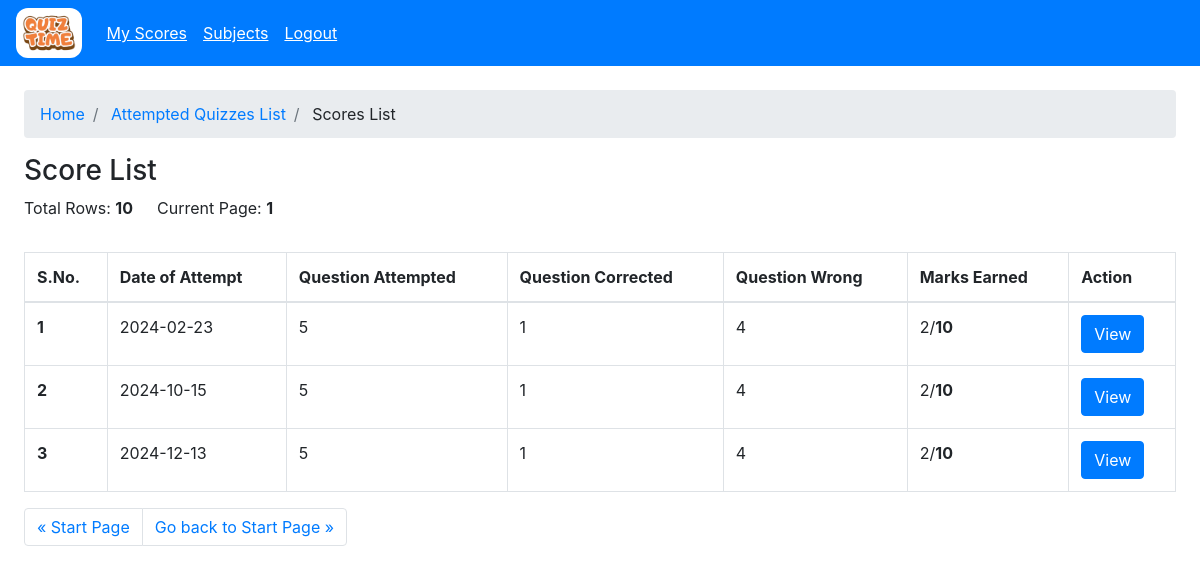
The app's page /user/attempted-quizzes/view?quiz_id=5cbc830b-1b03-4acb-b430-066d7fa63011 (signed in), older data.
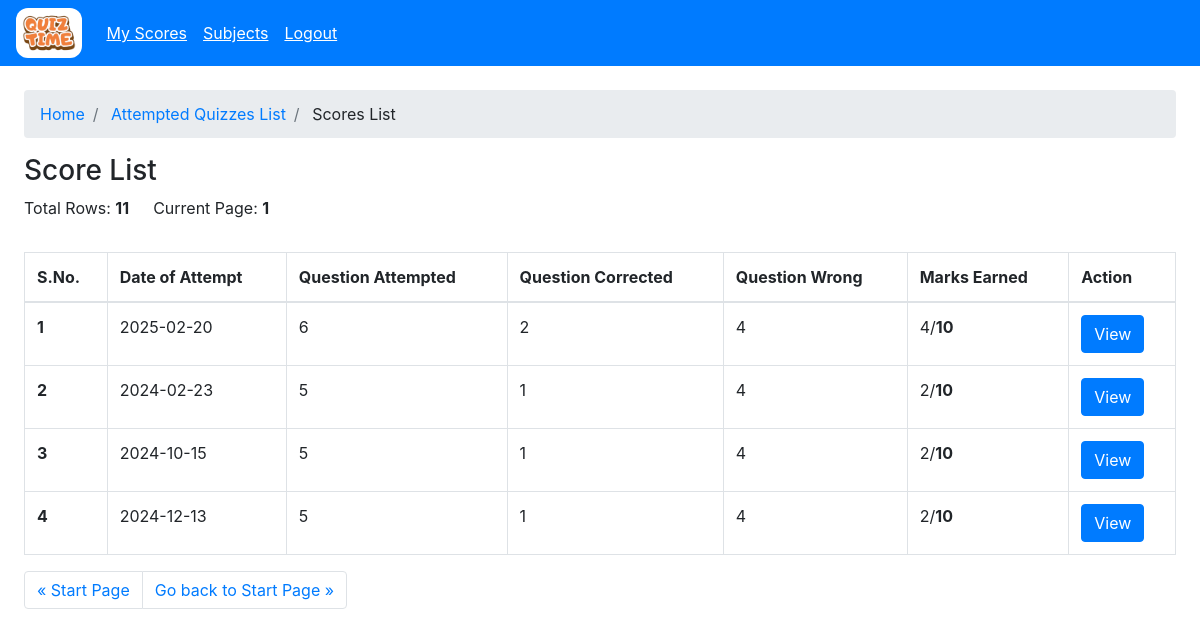
The same page, newer data.
### models/model.py (models this page shows)
class Score(db.Model):
    __tablename__ = 'scores'
    id = db.Column(db.VARCHAR(100), primary_key=True)
    quiz_id = db.Column(db.VARCHAR(100), db.ForeignKey('quiz.id'), nullable=False)
    user_id = db.Column(db.VARCHAR(100), db.ForeignKey('users.id'), nullable=False)
    attempt_number = db.Column(db.Integer, nullable=False)
    question_attempted = db.Column(db.Integer, nullable=False)
    question_corrected = db.Column(db.Integer, nullable=False)
    question_wronged = db.Column(db.Integer, nullable=False)
    total_scored = db.Column(db.Integer, nullable=False)
    created_at = db.Column(db.TIMESTAMP, nullable=False)
    updated_at = db.Column(db.TIMESTAMP, nullable=False)
    __table_args__ = (
        db.UniqueConstraint('quiz_id', 'user_id', 'attempt_number', name='unique_user_quiz_attempt'),
    )

### controllers/users/user.py (the view)
@user.route("/attempted-quizzes/view")
@login_required
@swag_from({
    'tags': ['User'],
    'summary': 'View Attempted Quiz',
    'description': 'View Attempted Quiz',
    'parameters': [
        {
            "in": "query",
            "name": "quiz_id",
            "required": True,
            "type": "string",
            "description": "The id of the quiz",
        }
    ],
    'responses': {
        200: {
            'description': 'View Attempted Quiz',
            'content': {
                'application/json': {
                    'example': {
                        "quiz": {
                            "id": "1",
                            "name": "Quiz 1",
                            "chapter_id": "1",
                            "total_marks": 10,
                            "date_of_quiz": "2021-08-01",
                            "is_active": True,
                            "created_at": "2021-08-01 10:00:00",
                            "updated_at": "2021-08-01 10:00:00"
                        },
                        "score": {
                            "id": "1",
                            "quiz_id": "1",
                            "user_id": "1",
                            "attempt_number": 1,
                            "total_scored": 10,
                            "question_attempted": 10,
                            "question_corrected": 8,
                            "question_wronged": 2,
                            "created_at": "2021-08-01 10:00:00",
                            "updated_at": "2021-08-01 10:00:00"
                        }
                    }
                }
            }
        },
        302: {
            'description': 'Redirect to login page',
            'content': {
                'application/json': {
                    'example': {
                        "message": "Quiz not found",
                        "type": "danger",
                        "url": "/user/user_quizzes?skip=0&take=25"
                    }
                }
            }
        }
    }
})
@role_required("user")
def user_scores():
    try:
        skip = int(request.args.get("skip", 0))
        take = int(request.args.get("take", 25))
        quiz_id = request.args.get("quiz_id", "")
        if not quiz_id:
            return flash_and_redirect("Quiz not found", "danger", url_for("user.user_home"))
        quiz = Quiz.query.filter_by(id=quiz_id).first()
        if not quiz:
            return flash_and_redirect("Quiz not found", "danger", url_for("user.user_home"))
        scores = Score.query.filter_by(quiz_id=quiz_id).offset(skip).limit(take).all()
        final_list=[]
        for scr in scores:
            single_obj=dict()
            quiz = Quiz.query.filter_by(id=scr.quiz_id).first()
            single_obj["total_marks"]=quiz.total_marks
            single_obj = {**single_obj, **scr.__dict__}
            final_list.append(single_obj)
        total_scores = Score.query.filter(Score.user_id==session.get("id", "")).count()
        return render_template("user/scores.html",quiz=quiz,total_rows=total_scores, skip=skip, take=take, rows=final_list)
    except Exception as e:
        return flash_and_redirect(str(e), "danger", url_for("user.user_home"))

### app.py (called while the page is built)
    @login_manager.user_loader
    def load_user(user_id):
        return User.query.get(user_id)

### controllers/decorator.py (called while the page is built)
def role_required(role):
    def decorator(func):
        @wraps(func)
        def wrapper(*args, **kwargs):
            if not current_user.is_authenticated:
                return redirect(url_for("auth.login_post"))
            if current_user.user_type != role and session.get("user_type") != role:
                if current_user.user_type == "admin":
                    return redirect(url_for("admin.admin_home"))
                return redirect(url_for("user.user_home"))
            return func(*args, **kwargs)
        return wrapper
    return decorator

### templates/user/scores.html (shortened to what this page needs)
{% extends "base.html" %} {% block title %}Score Page{% endblock %} {% block
content %} {% include "user/user_wrapper.html" %}
<section class="min-vh-100 p-4">
  <nav aria-label="breadcrumb">
    <ol class="breadcrumb">
      <li class="breadcrumb-item"><a href="/user">Home</a></li>
      <li class="breadcrumb-item">
        <a href="/user/attempted-quizzes?skip=0&take=25"
          >Attempted Quizzes List</a
        >
      </li>
      <li class="breadcrumb-item">
        <a>Scores List</a>
      </li>
    </ol>
  </nav>
  <div class="d-flex mt-3 flex-wrap justify-content-between">
    <div>
      <h3>Score List</h3>
      <div class="d-flex align-items-center">
        <p class="mr-4">Total Rows: <strong>{{ total_rows }}</strong></p>
        <p>
          Current Page:
          <strong
            >{% if skip and take %} {{ ((skip|int)/take)+1 }} {% else %}1{%
            endif %}</strong
          >
        </p>
      </div>
    </div>
  </div>
  <section class="mt-3">
    <div class="table-responsive">
      <table class="table table-bordered table-hover">
        <thead>
          <tr>
            <th scope="col">S.No.</th>
            <th scope="col">Date of Attempt</th>
            <th scope="col">Question Attempted</th>
            <th scope="col">Question Corrected</th>
            <th scope="col">Question Wrong</th>
            <th scope="col">Marks Earned</th>
            <th scope="col">Action</th>
          </tr>
        </thead>
        <tbody>
          {% for score in rows %}
          <tr class="pointer">
            <th scope="row">{{ loop.index+skip }}</th>
            <td>{{ score.created_at.strftime('%Y-%m-%d') }}</td>
            <td>{{ score.question_attempted }}</td>
            <td>{{ score.question_corrected }}</td>
            <td>{{ score.question_wronged }}</td>
            <td>
              {{ score.total_scored }}/<strong>{{ score.total_marks }}</strong>
            </td>
            <td>
              <button type="button" class="btn btn-primary">
                <a
                  href="/user/score/view?score_id={{ score.id }}"
                  class="text-white"
                  >View</a
                >
              </button>
            </td>
          </tr>
          {% endfor %}
        </tbody>
      </table>
      <nav aria-label="Page navigation example">
        <ul class="pagination">
          <li class="page-item">
            <a
              class="page-link"
              href="/user/attempted-quizzes/view?quiz_id={{ quiz.id }}&skip={{ (skip - take) if skip > 0 else 0 }}&take={{ take }}"
              aria-label="Previous"
            >
              <span aria-hidden="true">&laquo;</span>
              <span
                >{% if skip > 0 %}Previous{% else %}Start Page{% endif %}</span
              >
            </a>
          </li>
          <li class="page-item">
            <a
              class="page-link"
              href="/user/attempted-quizzes/view?quiz_id={{ quiz.id }}&skip={{ ( (((skip|int) / take)|int+1)*take if ((skip|int+take) < total_rows) else None  ) if ((skip|int+take) < total_rows) else 0 }}&take={{ take }}"
              aria-label="Next"
            >
              <span
                >{% if ((skip|int + take) < total_rows) %}Next{% else %}Go back
                to Start Page{% endif %}</span
              >
              <span aria-hidden="true">&raquo;</span>
            </a>
          </li>
        </ul>
      </nav>
    </div>
  </section>
</section>
{% endblock %}

Row changes from the older to the newer data that the page shows:
added Score: created_at "2025-02-20", question_attempted "6", question_corrected "2", question_wronged "4", total_scored "4", total_marks "10"
Text that changed along with them:
{{ total_rows }}: "10" → "11"
